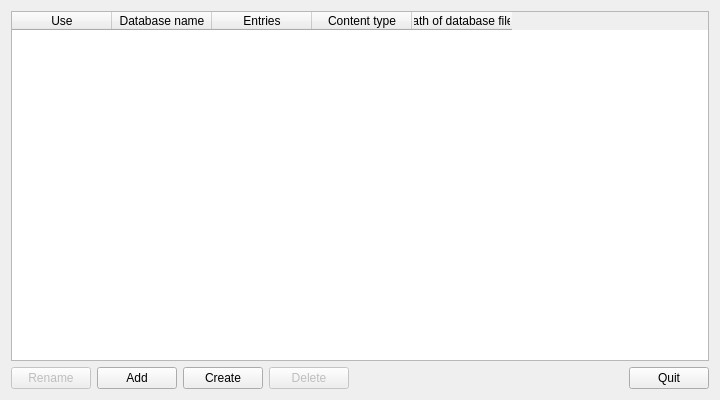
<?xml version="1.0" encoding="UTF-8"?>
<ui version="4.0">
 <class>ManageDatabasesDialog</class>
 <widget class="QDialog" name="ManageDatabasesDialog">
  <property name="geometry">
   <rect>
    <x>0</x>
    <y>0</y>
    <width>720</width>
    <height>400</height>
   </rect>
  </property>
  <property name="windowTitle">
   <string>Manage Databases</string>
  </property>
  <layout class="QVBoxLayout" name="verticalLayout">
   <item>
    <widget class="QTableWidget" name="tableWidget">
     <property name="selectionMode">
      <enum>QAbstractItemView::SelectionMode::SingleSelection</enum>
     </property>
     <property name="selectionBehavior">
      <enum>QAbstractItemView::SelectionBehavior::SelectRows</enum>
     </property>
     <column>
      <property name="text">
       <string>Use</string>
      </property>
     </column>
     <column>
      <property name="text">
       <string>Database name</string>
      </property>
     </column>
     <column>
      <property name="text">
       <string>Entries</string>
      </property>
     </column>
     <column>
      <property name="text">
       <string>Content type</string>
      </property>
     </column>
     <column>
      <property name="text">
       <string>Path of database files</string>
      </property>
     </column>
    </widget>
   </item>
   <item>
    <layout class="QHBoxLayout" name="buttonLayout">
     <item>
      <widget class="QPushButton" name="renameButton">
       <property name="enabled">
        <bool>false</bool>
       </property>
       <property name="text">
        <string>Rename</string>
       </property>
       <property name="icon">
        <iconset resource="../resources/resource.qrc">
         <normaloff>:/images/images/rename.png</normaloff>:/images/images/rename.png</iconset>
       </property>
      </widget>
     </item>
     <item>
      <widget class="QPushButton" name="addButton">
       <property name="toolTip">
        <string>Add an existing QualX database (.sq) to the list</string>
       </property>
       <property name="text">
        <string>Add</string>
       </property>
      </widget>
     </item>
     <item>
      <widget class="QPushButton" name="createButton">
       <property name="text">
        <string>Create</string>
       </property>
       <property name="icon">
        <iconset resource="../resources/resource.qrc">
         <normaloff>:/images/images/Database_add.png</normaloff>:/images/images/Database_add.png</iconset>
       </property>
      </widget>
     </item>
     <item>
      <widget class="QPushButton" name="deleteButton">
       <property name="enabled">
        <bool>false</bool>
       </property>
       <property name="text">
        <string>Delete</string>
       </property>
       <property name="icon">
        <iconset resource="../resources/resource.qrc">
         <normaloff>:/images/images/Database_delete.png</normaloff>:/images/images/Database_delete.png</iconset>
       </property>
      </widget>
     </item>
     <item>
      <spacer name="horizontalSpacer">
       <property name="orientation">
        <enum>Qt::Orientation::Horizontal</enum>
       </property>
       <property name="sizeHint" stdset="0">
        <size>
         <width>40</width>
         <height>20</height>
        </size>
       </property>
      </spacer>
     </item>
     <item>
      <widget class="QPushButton" name="quitButton">
       <property name="text">
        <string>Quit</string>
       </property>
       <property name="icon">
        <iconset theme="QIcon::ThemeIcon::ApplicationExit"/>
       </property>
      </widget>
     </item>
    </layout>
   </item>
  </layout>
 </widget>
 <resources>
  <include location="../resources/resource.qrc"/>
 </resources>
 <connections/>
</ui>
